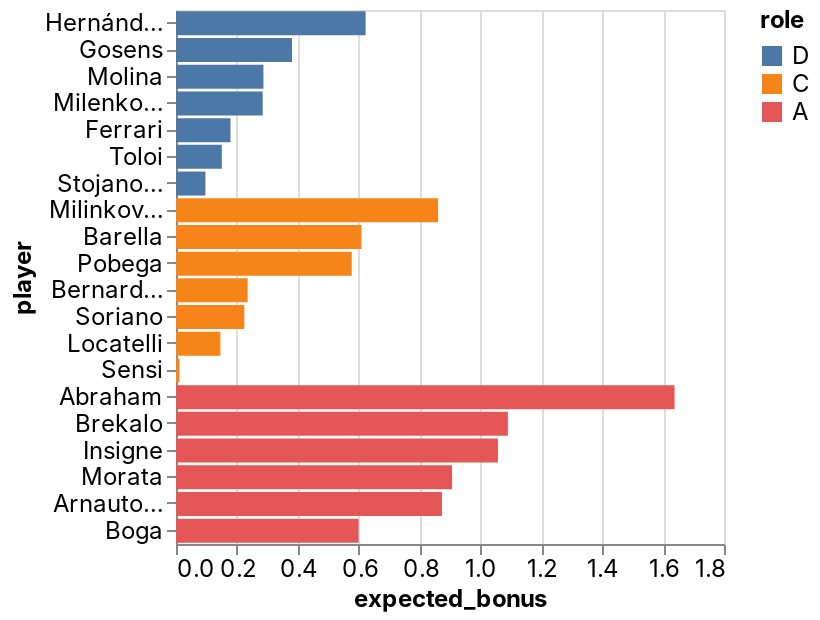

Notebook cell for this chart:
### Code cell
_deepnote_run_altair(team, """{"$schema":"https://vega.github.io/schema/vega-lite/v4.json","mark":{"type":"bar","tooltip":{"content":"data"}},"height":220,"autosize":{"type":"fit"},"data":{"name":"placeholder"},"encoding":{"x":{"field":"expected_bonus","type":"quantitative","sort":null,"scale":{"type":"linear","zero":false}},"y":{"field":"player","type":"nominal","sort":null,"scale":{"type":"linear","zero":true}},"color":{"field":"role","type":"nominal","sort":null,"scale":{"type":"linear","zero":false}}}}""")

### Figure 1 — Vega-Lite specification as saved in the notebook (floating-point values rounded to 4 significant figures)
{"config": {"view": {"continuousWidth": 400, "continuousHeight": 300}, "area": {"fill": "#51C0E9"}, "axis": {"labelFont": "Inter, sans-serif", "labelFontSize": 12, "labelFontWeight": "normal", "labelLimit": 60, "labelOverlap": "greedy", "titleFont": "Inter, sans-serif", "titleFontSize": 12, "titleFontWeight": "bold"}, "background": "#ffffff", "legend": {"labelFont": "Inter, sans-serif", "labelFontSize": 12, "titleFont": "Inter, sans-serif", "titleFontSize": 12, "titleFontWeight": "bold"}, "line": {"stroke": "#51C0E9", "strokeWidth": 2}, "rect": {"fill": "#51C0E9"}, "title": {"anchor": "start", "color": "#000000", "font": "Inter, sans-serif", "fontSize": 22, "fontWeight": "normal"}}, "data": {"name": "data-b074ef4e88078a392c5a267a4730bdb7"}, "mark": {"type": "bar", "tooltip": {"content": "data"}}, "autosize": {"type": "fit"}, "encoding": {"color": {"type": "nominal", "field": "role", "scale": {"type": "linear", "zero": false}, "sort": null}, "x": {"type": "quantitative", "field": "expected_bonus", "scale": {"type": "linear", "zero": false}, "sort": null}, "y": {"type": "nominal", "field": "player", "scale": {"type": "linear", "zero": true}, "sort": null}}, "height": 300, "width": "container", "$schema": "https://vega.github.io/schema/vega-lite/v4.json", "datasets": {"data-b074ef4e88078a392c5a267a4730bdb7": [{"fanta_team": "MaiNa Joya_v2.0", "role": "D", "player": "Hernández", "team": "AC Milan", "opponent": "Bologna", "date": "2022-04-03T00:00:00", "expected_bonus": 0.6228}, {"fanta_team": "MaiNa Joya_v2.0", "role": "D", "player": "Gosens", "team": "Inter", "opponent": "Juventus", "date": "2022-04-03T00:00:00", "expected_bonus": 0.3811}, {"fanta_team": "MaiNa Joya_v2.0", "role": "D", "player": "Molina", "team": "Udinese", "opponent": "Cagliari", "date": "2022-04-03T00:00:00", "expected_bonus": 0.2872}, {"fanta_team": "MaiNa Joya_v2.0", "role": "D", "player": "Milenkovic", "team": "Fiorentina", "opponent": "Empoli", "date": "2022-04-03T00:00:00", "expected_bonus": 0.2847}, {"fanta_team": "MaiNa Joya_v2.0", "role": "D", "player": "Ferrari", "team": "Sassuolo", "opponent": "Lazio", "date": "2022-04-03T00:00:00", "expected_bonus": 0.179}, {"fanta_team": "MaiNa Joya_v2.0", "role": "D", "player": "Toloi", "team": "Atalanta", "opponent": "Napoli", "date": "2022-04-03T00:00:00", "expected_bonus": 0.1506}, {"fanta_team": "MaiNa Joya_v2.0", "role": "D", "player": "Stojanovic", "team": "Empoli", "opponent": "Fiorentina", "date": "2022-04-03T00:00:00", "expected_bonus": 0.09669}, {"fanta_team": "MaiNa Joya_v2.0", "role": "C", "player": "Milinkovic-Savic", "team": "Lazio", "opponent": "Sassuolo", "date": "2022-04-03T00:00:00", "expected_bonus": 0.8607}, {"fanta_team": "MaiNa Joya_v2.0", "role": "C", "player": "Barella", "team": "Inter", "opponent": "Juventus", "date": "2022-04-03T00:00:00", "expected_bonus": 0.6094}, {"fanta_team": "MaiNa Joya_v2.0", "role": "C", "player": "Pobega", "team": "Torino", "opponent": "Salernitana", "date": "2022-04-03T00:00:00", "expected_bonus": 0.5772}, {"fanta_team": "MaiNa Joya_v2.0", "role": "C", "player": "Bernardeschi", "team": "Juventus", "opponent": "Inter", "date": "2022-04-03T00:00:00", "expected_bonus": 0.2354}, {"fanta_team": "MaiNa Joya_v2.0", "role": "C", "player": "Soriano", "team": "Bologna", "opponent": "AC Milan", "date": "2022-04-03T00:00:00", "expected_bonus": 0.2245}, {"fanta_team": "MaiNa Joya_v2.0", "role": "C", "player": "Locatelli", "team": "Juventus", "opponent": "Inter", "date": "2022-04-03T00:00:00", "expected_bonus": 0.1459}, {"fanta_team": "MaiNa Joya_v2.0", "role": "C", "player": "Sensi", "team": "Sampdoria", "opponent": "Roma", "date": "2022-04-03T00:00:00", "expected_bonus": 0.01145}, {"fanta_team": "MaiNa Joya_v2.0", "role": "A", "player": "Abraham", "team": "Roma", "opponent": "Sampdoria", "date": "2022-04-03T00:00:00", "expected_bonus": 1.638}, {"fanta_team": "MaiNa Joya_v2.0", "role": "A", "player": "Brekalo", "team": "Torino", "opponent": "Salernitana", "date": "2022-04-03T00:00:00", "expected_bonus": 1.09}, {"fanta_team": "MaiNa Joya_v2.0", "role": "A", "player": "Insigne", "team": "Napoli", "opponent": "Atalanta", "date": "2022-04-03T00:00:00", "expected_bonus": 1.057}, {"fanta_team": "MaiNa Joya_v2.0", "role": "A", "player": "Morata", "team": "Juventus", "opponent": "Inter", "date": "2022-04-03T00:00:00", "expected_bonus": 0.9066}, {"fanta_team": "MaiNa Joya_v2.0", "role": "A", "player": "Arnautovic", "team": "Bologna", "opponent": "AC Milan", "date": "2022-04-03T00:00:00", "expected_bonus": 0.8735}, {"fanta_team": "MaiNa Joya_v2.0", "role": "A", "player": "Boga", "team": "Atalanta", "opponent": "Napoli", "date": "2022-04-03T00:00:00", "expected_bonus": 0.5997}]}}
